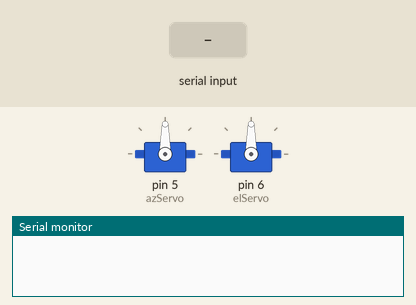
The sketch below on a simulated Arduino Uno, built with avr-gcc and run on an emulated ATmega328P. Parts: 2 × servo, the last lines printed to the serial monitor. The test bench sets the inputs (shaded band).

Above: at 1.2 s.
1.3 s: "AZ" received over Serial
At 2.9 s:
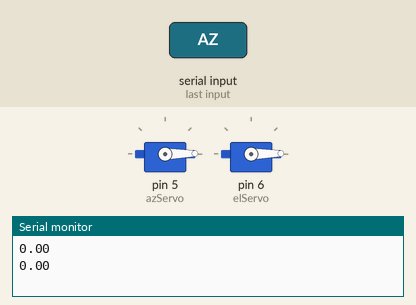
Timing chart, 0 to 4.4 s (numbered marks = the images above; inputs shaded):
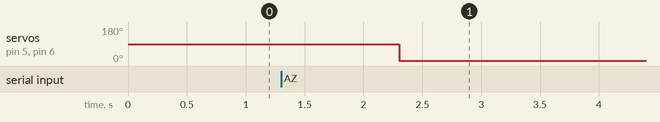

Measured:
- after the input at 1.3 s, servo on pin 5 (azServo), servo on pin 6 (elServo): 90° → 1° after 1.0 s

The sketch:

Final_gs_NOW.ino
```cpp
/*
  ROTATOR CONTROL FOR GROUND STATION OF
  NEW LEAP INITIATIVE TEAM BY GROUND STATION SUBSYSTEM.

  THIS PROGRAM USES SERIAL VALUES SENT BY PREDICT(KD2BD) SOFTWARE
  ON THE LINUX MACHINE.

  THIS PROGRAM ALSO USES A 180deg SERVO AND A 360deg SERVO
  FOR ELEVATION AND AZIMUTH CONTROL RESPECTIVELY.

  AZIMUTH SERVO IS CONNECTED TO PIN 5 AND
  ELEVATION SERVO IS CONNECTED TO PIN 6 OF ARDUINO.

  AUTHOR: GROUND STATION TEAM

  MODIFIED ON 5 JAN, 2019.
*/
#include<Servo.h>

Servo azServo;
Servo elServo;


String az = "";
String el = "";
float el1;
float az1;
float temp_az,temp_az1, temp_el,temp_el1;

void setup() {
  Serial.begin(9600);
  azServo.attach(5);
  elServo.attach(6);
}

void loop() {
  if(Serial.available()!=0){
      char val = Serial.peek();
      if (val == 'A' or val == 'Z' or val == 'E' or val == 'L' )
      {
        if (val == 'A' or val == 'Z')
        {
          if(val == 'A'){
            Serial.readStringUntil('Z');
            az = Serial.readStringUntil(' ');
            az1 = az.toFloat();
            //while(azServo.read()!= az1){
              //azServo.write(az1);
            //}
          }
          else{
            Serial.readStringUntil(' ');
            az = Serial.readStringUntil(' ');
            az1 = az.toFloat();
            /*while(azServo.read()!= az1){
              azServo.write(az1);
            }*/
          }
        }
        if (val == 'E' or val == 'L')
        {
          if(val == 'E'){
            Serial.readStringUntil('L');
            el = Serial.readStringUntil(' ');
            el1 = el.toFloat();
            //while(elServo.read()!= el1){
             // elServo.write(el1);
            //}
          }
          else{
            Serial.readStringUntil(' ');
            el = Serial.readStringUntil(' ');
            el1 = el.toFloat();
           // while(elServo.read()!= el1){
             // elServo.write(el1);
            //}
          }
        }
        Serial.println(az1);
        Serial.println(el1);

        //code for movement
        if(az1 > 180)
        {
          temp_az = az1-180.0;
          temp_az1= map(temp_az,0,180,550,2025);
          azServo.write(temp_az1);
          temp_el = 180.0 - el1;
          temp_el1= map(temp_el,0,180,550,2025);
          elServo.write(temp_el1);
          }
         else{
          temp_az1 = map(az1,0,180,550,2025);
          azServo.write(temp_az1);
          temp_el1 = map(el1,0,180,550,2025);
          elServo.write(temp_el1);
          }
    }
    else
    {
      Serial.read();
      }
 }
}
```
